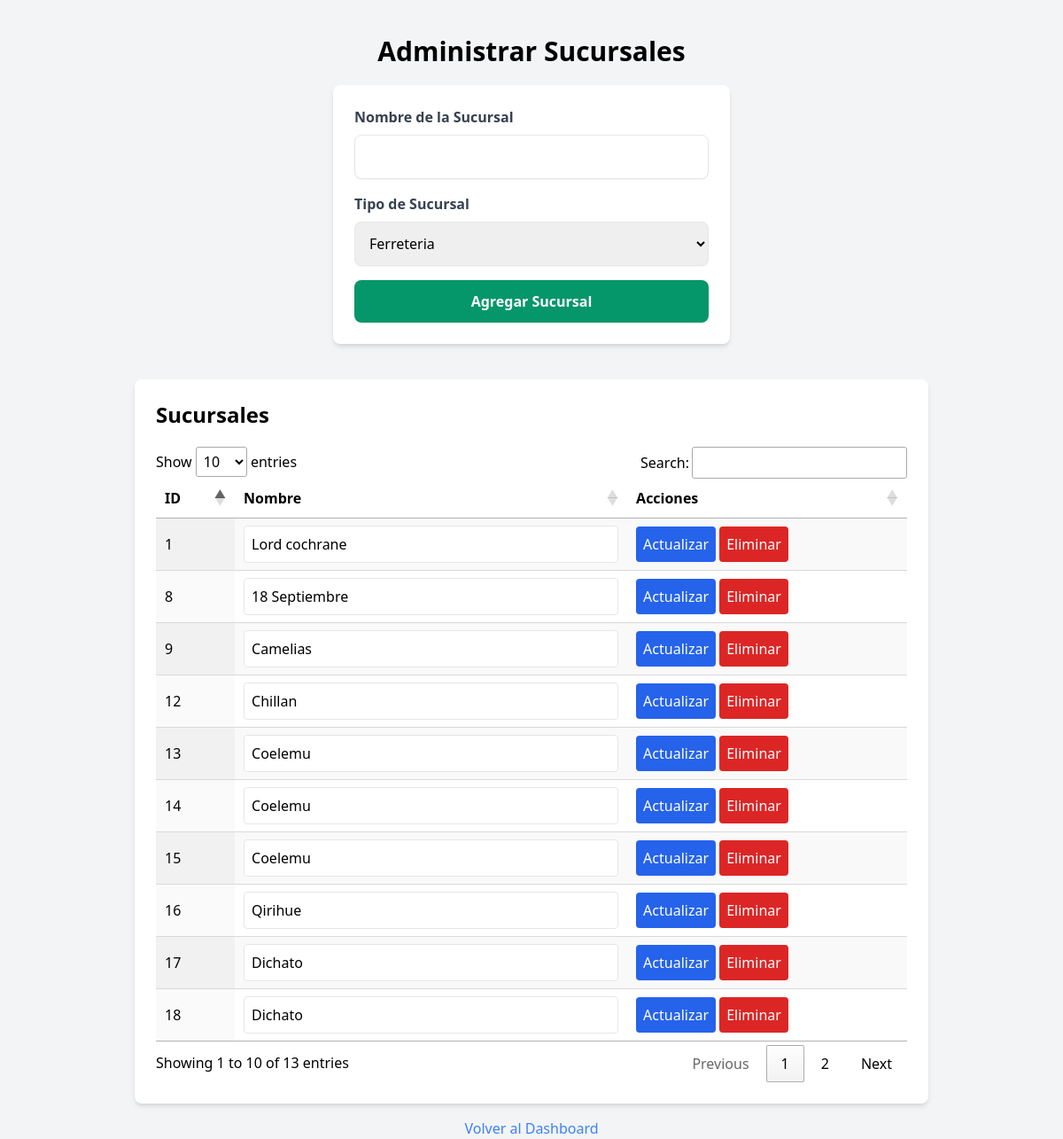
Page /administrar_sucursales.php (signed in) on the committed database.
### tables this page shows
CREATE TABLE `sucursales` (
  `id` int(11) NOT NULL,
  `nombre` varchar(100) DEFAULT NULL,
  `tipo` enum('Ferreteria','Multitienda','Cabañas','Supermercado') NOT NULL DEFAULT 'Ferreteria'
);

### administrar_sucursales.php (the view, shortened to what this page needs)
<?php
$conn = new mysqli('localhost', 'root', '', 'beach');
$sucursales_query = "SELECT * FROM sucursales";
$sucursales_result = $conn->query($sucursales_query);
?>
<!DOCTYPE html>
<html lang="es">
<head>
    <link href="https://cdn.jsdelivr.net/npm/tailwindcss@2.2.19/dist/tailwind.min.css" rel="stylesheet">
    <link rel="stylesheet" href="https://cdn.datatables.net/1.11.5/css/jquery.dataTables.min.css">
    <link rel="stylesheet" href="https://cdn.datatables.net/responsive/2.2.9/css/responsive.dataTables.min.css">
</head>
<body class="bg-gray-100">
    <div class="container mx-auto mt-10">
        <h1 class="text-3xl font-bold text-center mb-5">Administrar Sucursales</h1>
        <div class="max-w-md mx-auto bg-white p-6 rounded-lg shadow-md">
        <form id="agregarSucursalForm" method="POST">
    <label for="nombre" class="block text-gray-700 font-bold mb-2">Nombre de la Sucursal</label>
    <input type="text" id="nombre" name="nombre" required class="w-full p-3 border rounded-lg shadow-sm focus:outline-none focus:ring-2 focus:ring-indigo-500 mb-4">
    <label for="tipo" class="block text-gray-700 font-bold mb-2">Tipo de Sucursal</label>
    <select id="tipo" name="tipo" required class="w-full p-3 border rounded-lg shadow-sm focus:outline-none focus:ring-2 focus:ring-indigo-500 mb-4">
        <option value="Ferreteria">Ferreteria</option>
    </select>
    <button type="submit" class="w-full bg-green-600 text-white p-3 rounded-lg font-bold hover:bg-green-700">Agregar Sucursal</button>
</form>
        </div>
        <div class="max-w-4xl mx-auto bg-white p-6 rounded-lg shadow-md mt-10">
            <h2 class="text-2xl font-bold mb-5">Sucursales</h2>
            <table id="sucursalesTable" class="display responsive nowrap" style="width:100%">
                <thead>
                    <tr>
                        <th>ID</th>
                        <th>Nombre</th>
                        <th>Acciones</th>
                    </tr>
                </thead>
                <tbody>
                    <?php while ($row = $sucursales_result->fetch_assoc()): ?>
                    <tr>
                        <td><?php echo $row['id']; ?></td>
                        <td>
                            <form class="editarSucursalForm inline">
                                <input type="text" name="nombre" value="<?php echo $row['nombre']; ?>" class="w-full p-2 border rounded">
                        </td>
                        <td>
                                <button type="button" class="bg-blue-600 text-white p-2 rounded actualizarSucursalBtn">Actualizar</button>
                            <button type="button" class="bg-red-600 text-white p-2 rounded eliminarSucursalBtn" data-id="<?php echo $row['id']; ?>">Eliminar</button>
                        </td>
                    </tr>
                    <?php endwhile; ?>
                </tbody>
            </table>
        </div>
        <a href="dashboard.php" class="block mt-4 text-center text-blue-500 hover:underline">Volver al Dashboard</a>
    </div>
</body>
</html>

### rows in the picture
sucursales: id "1", nombre "Lord cochrane"
sucursales: id "8", nombre "18 Septiembre"
sucursales: id "9", nombre "Camelias"
sucursales: id "12", nombre "Chillan"
sucursales: id "13", nombre "Coelemu"
sucursales: id "14", nombre "Coelemu"
sucursales: id "15", nombre "Coelemu"
sucursales: id "16", nombre "Qirihue"
sucursales: id "17", nombre "Dichato"
sucursales: id "18", nombre "Dichato"
